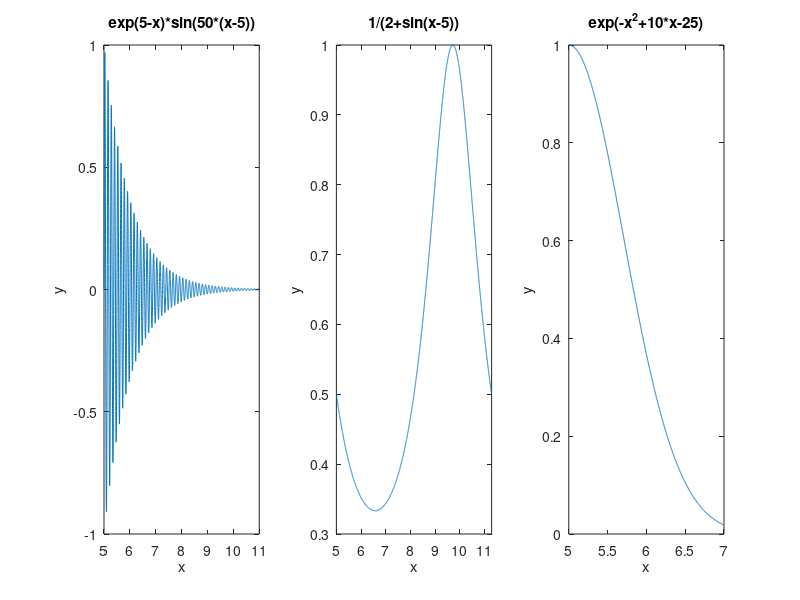

Here is the MATLAB script that generated this plot:
% Rotina para obter os graficos das 3 funçoes nos intervalos de integração.

x1=5:.001:11;
x2=5:.001:(2*pi+5);
x3=5:.001:7;
f1=exp(5-x1).*sin(50.*(x1-5));
f2=1./(2+sin(x2-5));
f3=exp(-x3.^2+10.*x3-25);
subplot(1,3,1);
plot(x1,f1)
xlabel('x')
ylabel('y')
title('exp(5-x)*sin(50*(x-5))')
subplot(1,3,2);
plot(x2,f2)
xlim([5 2*pi+5])
xlabel('x')
ylabel('y')
title('1/(2+sin(x-5))')
subplot(1,3,3);
plot(x3,f3)
xlabel('x')
ylabel('y')
title('exp(-x^2+10*x-25)')